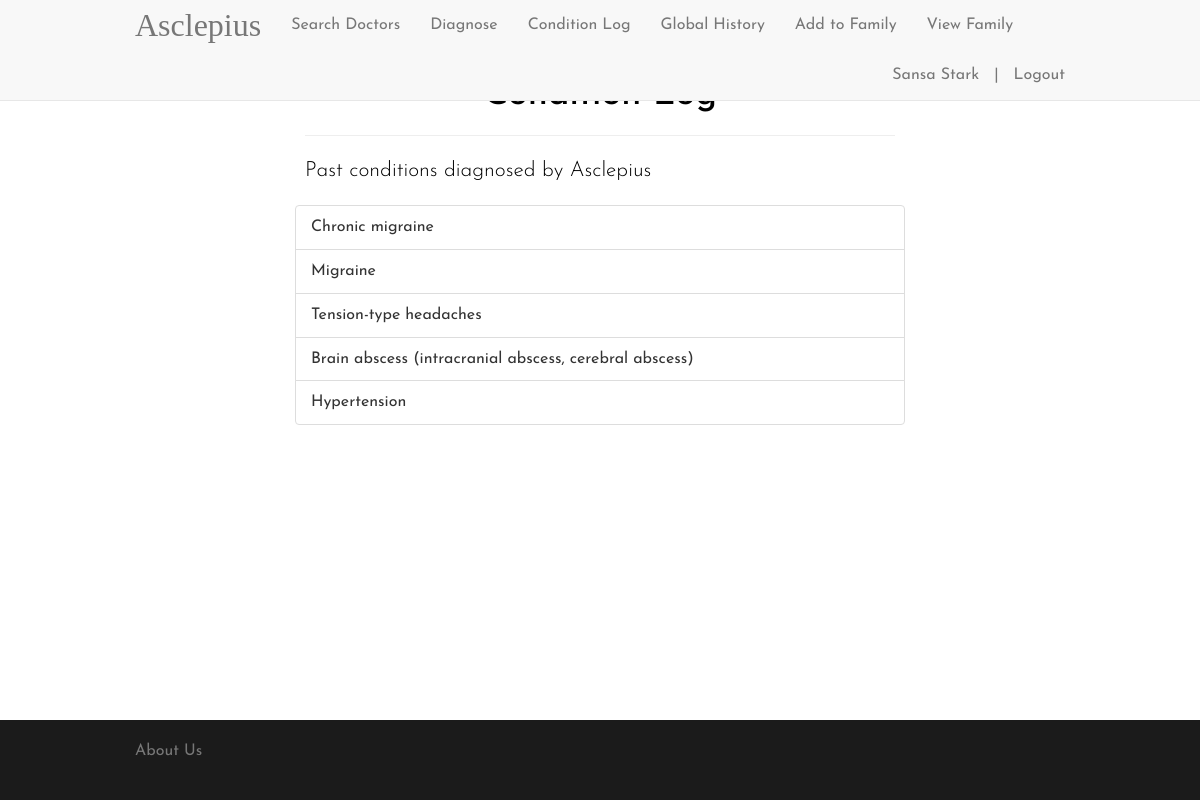
Screenshot of /conditionhistory (signed in) with the database file from the repository.
### app/models.py (models this page shows, shortened)
class User(UserMixin, db.Model):
    __tablename__ = 'users'
    id = db.Column(db.Integer, primary_key=True)
    name = db.Column(db.String(120), unique=True, index=True)
    age = db.Column(db.Integer)
    email = db.Column(db.String(120), unique=True, index=True)
    gender = db.Column(db.String(120))
    locality = db.Column(db.String(120))
    conditions = db.relationship('Condition',
                                 secondary=conditionhistory,
                                 backref=db.backref('users', lazy='dynamic'),
                                 lazy='dynamic')
    risks = db.relationship('Risk',
                                 secondary=riskuser,
                                 backref=db.backref('users', lazy='dynamic'),
                                 lazy='dynamic')
    password_hash = db.Column(db.String(128))
    family_id = db.Column(db.Integer, default=0)
    @property
    def password(self):
        raise AttributeError('password is not a readable attribute')
    def get_conditions(self):
        return self.conditions.all()

class Condition(db.Model):
    __tablename__ = 'conditions'
    id = db.Column(db.String(30), primary_key=True)
    name = db.Column(db.String(360))
    symptoms = db.relationship('Symptom',
                               secondary=globalhistory,
                               backref=db.backref('conditions', lazy='dynamic'),
                               lazy='dynamic')

### app/views.py (the view)
@app.route('/conditionhistory')
@login_required
def conditionhistory():
    return render_template('conditionhistory.html', conditions=g.user.get_conditions())

### app/models.py (called while the page is built)
@login_manager.user_loader
def load_user(user_id):
    return User.query.get(int(user_id))

### app/views.py (called while the page is built)
@app.before_request
def before_request():
    g.user = current_user

### app/templates/conditionhistory.html (shortened to what this page needs)
{% extends "base.html" %}
{% block content %}
<div class="container" style="padding-top: 3%; display: none">
    <div class="col-md-8 col-md-offset-2" style="color: black">
        <div class="page-header">
            <h1 style="text-align: center">Condition Log</h1>
        </div>
        {% if conditions|length > 0 %}
        <p class="lead" style="margin-top: 20px">Past conditions diagnosed by Asclepius</p>
        {% else %}
        <p class="lead" style="margin-top: 20px">No conditions diagnosed yet</p>
        {% endif %}
    </div>
    <div class="row">
        <div class="col-md-8 col-md-offset-2" style="padding-bottom:0px">
            <ul class="list-group">
                {% for condition in conditions %}
                <li class="list-group-item">{{ condition.name }}</li>
                {% endfor %}
            </ul>
        </div>
    </div>
</div>
{% endblock %}

### app/templates/base.html (shortened to what this page needs)
<!DOCTYPE html>
<html lang="en">
<head>
    <link rel="stylesheet" href="{{ url_for('static', filename='css/bootstrap.min.css') }}">
    <link rel="stylesheet" href="{{ url_for('static', filename='css/font-awesome.min.css') }}">
</head>
<body>
<nav class="navbar navbar-default navbar-fixed-top">
    <div class="container">
        <div class="navbar-header">
            <a class="navbar-brand" style="font-family: 'Cinzel', serif; font-size: 32px;" href="{{ url_for('index') }}">Asclepius</a>
        </div>
        <div class="collapse navbar-collapse" id="bs-example-navbar-collapse-1">
            {% if g.user.is_authenticated %}
            <ul class="nav navbar-nav">
                <li><a href="{{ url_for('searchdoctor') }}">Search Doctors</a></li>
                <li><a href="{{ url_for('searchphrases') }}">Diagnose</a></li>
                <li><a href="{{ url_for('conditionhistory') }}">Condition Log</a></li>
                <li><a href="{{ url_for('globalhistory') }}">Global History</a></li>
                <li><a href="{{ url_for('addfamily') }}">Add to Family</a></li>
                <li><a href="{{ url_for('viewfamily') }}">View Family</a></li>
            </ul>
            <ul class="nav navbar-nav navbar-right">
                <li><a style="padding-right:0px" disabled="disabled">{{ g.user.name }}</a></li>
                <li><a style="padding-right:0px" disabled="disabled">|</a></li>
                <li><a href="{{ url_for('logout') }}">Logout</a></li>
            </ul>
            {% endif %}
        </div>
    </div>
</nav>
{% block content %}{% endblock %}
<footer class="footer">
    <div class="container">
        <p class="text-muted">About Us</p>
    </div>
</footer>
</body>
</html>

### rows the page displays
User: user.name "Sansa Stark"
Condition: name "Chronic migraine"
Condition: name "Migraine"
Condition: name "Tension-type headaches"
Condition: name "Brain abscess (intracranial abscess, cerebral abscess)"
Condition: name "Hypertension"
